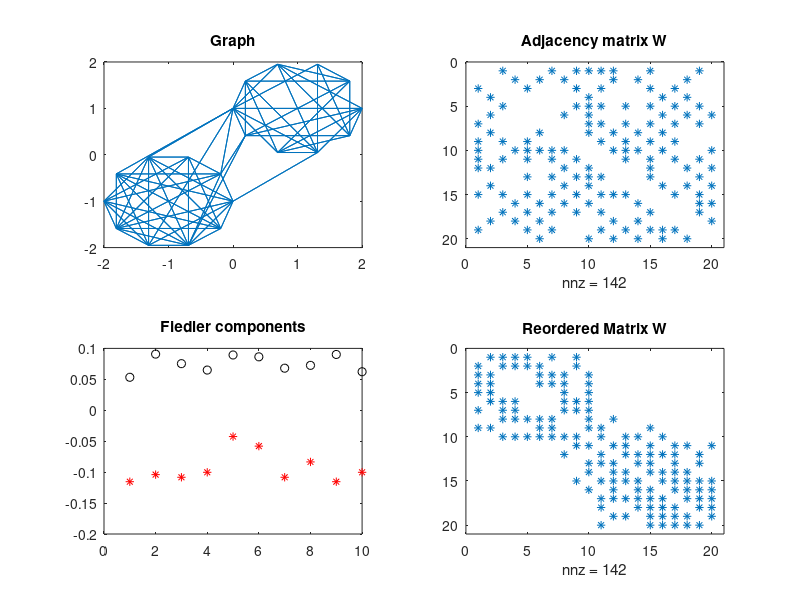

MATLAB code to generate this figure:
%2.9  fiedlerplotcode.m
#N = 10;
#W = toeplitz([2 -1 zeros(1, 2)]);
#z = 

N=10; W=zeros(2*N,2*N);          % Generate 2N nodes, two clusters 
rand('state',100);               % Rand repeats to give same graph
for i=1:2*N-1
    for j=i+1:2*N
        p=0.7 - 0.6*mod(j-i,2);  % p=0.1 when j-i is odd, 0.7 else
        W(i,j)=rand < p;         % Insert edges with probability p
    end                          % All weights in W are 1 so G=A'A
end
W=W+W'; D=diag(sum(W));          % Adjacency matrix W and degree D
G=D-W; [V,E]=eig(G,D);           % Eigenvalues of Gx = (lambda) Dx
[a,b]=sort(diag(E));             % Eigenvalues in increasing order
z=V(:,b(2));  

theta=[1:N]*2*pi/N; x=zeros(2*N,1); y=x; % Angles in graph display
x(1:2:2*N-1)=cos(theta)-1; x(2:2:2*N)=cos(theta)+1;
y(1:2:2*N-1)=sin(theta)-1; y(2:2:2*N)=sin(theta)+1;
subplot(2,2,1), gplot(W,[x,y]), title('Graph') % First of four plots
subplot(2,2,2), spy(W), title('Adjacency matrix W')
subplot(2,2,3), plot(z(1:2:2*N-1),'ko'), hold on
plot(z(2:2:2*N),'r*'), hold off, title('Fiedler components')
[c,d]=sort(z); subplot(2,2,4), spy(W(d,d)), title('Reordered Matrix W')